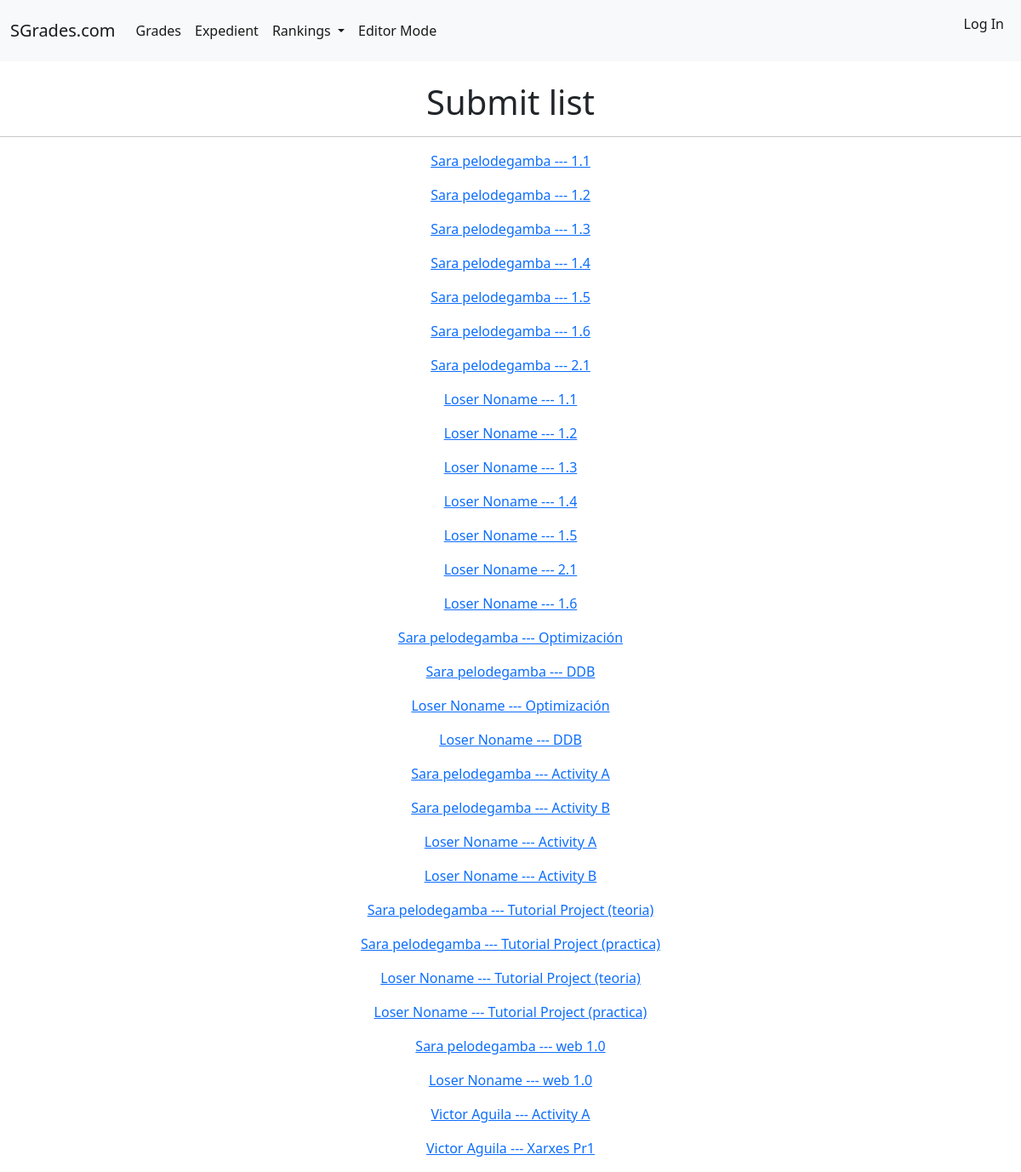
The page /editormode/submit_list/ on the database its author committed.
### SGrades/models.py (models this page shows, shortened)
class Submit(models.Model):
    Student = models.ForeignKey(Student, on_delete=models.CASCADE)
    Item_Submitted = models.ForeignKey(Item, on_delete=models.CASCADE)
    Punctuation = models.FloatField(max_length=5, default=0)
    def __str__(self):
        return f'{self.Student} --- {self.Item_Submitted}'

class Student(models.Model):
    COURSES = (
        ('3', 'Tercer curso'),
    )
    Student_Nif = models.CharField(primary_key=True, max_length=10)
    Name = models.CharField(max_length=20)
    Surname = models.CharField(max_length=50)
    Expedient = models.FloatField(blank=True, default=0, editable=False)
    Ranking = models.IntegerField(editable=False, default=0)
    Course = models.CharField(choices=COURSES, max_length=1)
    def __str__(self):
        return f'{self.Name} {self.Surname}'

class Item(models.Model):
    Item_Name = models.CharField(primary_key=True, max_length=100)
    Item_From_Subject = models.ForeignKey(Subject, on_delete=models.CASCADE)
    Ponderation = models.FloatField('Grades percentage, from 0 to 100%')
    Date = models.DateField()
    def __str__(self):
        return f'{self.Item_Name}'

### SGrades/views.py (the view)
# urls.py: path('editormode/submit_list/', SubmitListView, name='submit_list'),
def SubmitListView(request):
    return render(request, 'submit_list.html', {'Submit_list': Submit.objects.all()})

### templates/submit_list.html (shortened to what this page needs)
{% extends 'base.html' %}
{% block content %}
        <h1 style="text-align:center">
            Submit list
        </h1>
    <hr>
    {% for submit in Submit_list %}
        <p style="text-align:center">
            <a href="{% url 'submit_detail' submit.pk %}">
                {{submit}}
            </a>
        </p>
    {% endfor %}
{% endblock %}

### rows shown on the page
Submit: Student+Item_Submitted "Sara pelodegamba --- 1.1"
Submit: Student+Item_Submitted "Sara pelodegamba --- 1.2"
Submit: Student+Item_Submitted "Sara pelodegamba --- 1.3"
Submit: Student+Item_Submitted "Sara pelodegamba --- 1.4"
Submit: Student+Item_Submitted "Sara pelodegamba --- 1.5"
Submit: Student+Item_Submitted "Sara pelodegamba --- 1.6"
Submit: Student+Item_Submitted "Sara pelodegamba --- 2.1"
Submit: Student+Item_Submitted "Loser Noname --- 1.1"
Submit: Student+Item_Submitted "Loser Noname --- 1.2"
Submit: Student+Item_Submitted "Loser Noname --- 1.3"
Submit: Student+Item_Submitted "Loser Noname --- 1.4"
Submit: Student+Item_Submitted "Loser Noname --- 1.5"
Submit: Student+Item_Submitted "Loser Noname --- 2.1"
Submit: Student+Item_Submitted "Loser Noname --- 1.6"
Submit: Student+Item_Submitted "Sara pelodegamba --- Optimización"
Submit: Student+Item_Submitted "Sara pelodegamba --- DDB"
Submit: Student+Item_Submitted "Loser Noname --- Optimización"
Submit: Student+Item_Submitted "Loser Noname --- DDB"
Submit: Student+Item_Submitted "Sara pelodegamba --- Activity A"
Submit: Student+Item_Submitted "Sara pelodegamba --- Activity B"
Submit: Student+Item_Submitted "Loser Noname --- Activity A"
Submit: Student+Item_Submitted "Loser Noname --- Activity B"
Submit: Student+Item_Submitted "Sara pelodegamba --- Tutorial Project (teoria)"
Submit: Student+Item_Submitted "Sara pelodegamba --- Tutorial Project (practica)"
Submit: Student+Item_Submitted "Loser Noname --- Tutorial Project (teoria)"
Submit: Student+Item_Submitted "Loser Noname --- Tutorial Project (practica)"
Submit: Student+Item_Submitted "Sara pelodegamba --- web 1.0"
Submit: Student+Item_Submitted "Loser Noname --- web 1.0"
Submit: Student+Item_Submitted "Victor Aguila --- Activity A"
Submit: Student+Item_Submitted "Victor Aguila --- Xarxes Pr1"
